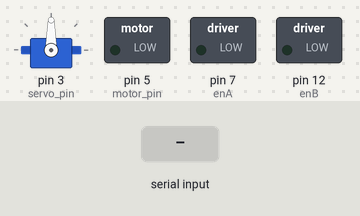
Simulated run of this sketch. Board: Arduino Uno, built with avr-gcc and run on an emulated ATmega328P. Shown: servo, switched loads named in the sketch (green lamp = pin HIGH). The inputs (shaded band) are chosen by the test bench.

Above: at 4.2 s.
4.3 s: "90,45,200\n" received over Serial
At 6.0 s:
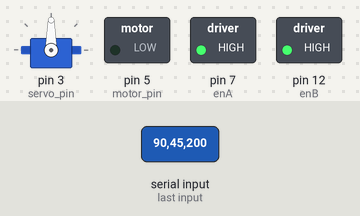
7.2 s: "30,150,10\n" received over Serial
At 9.9 s:
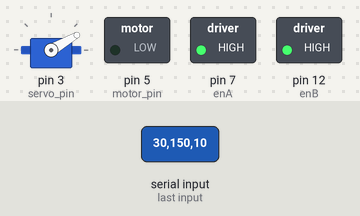
10.2 s: "5\n" received over Serial
At 13.8 s:
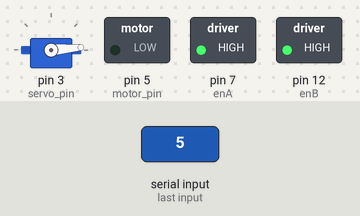
Timing chart, 0 to 15.3 s (numbered marks = the images above; inputs shaded):
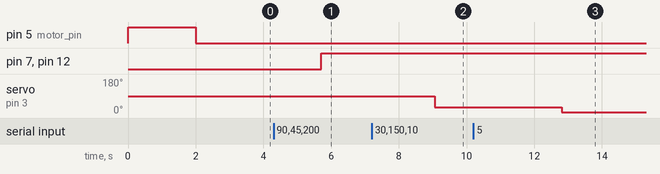

The sketch:

braille_servo_V6.ino
```cpp
#include <Servo.h>

Servo servo;
int servo_pin = 3;
int motor_pin = 5;
int servo_rotation_count = 0; // variable to count the number of times the servo has rotated
int enA = 7;         // Motor connections
int in1 = 8;
int in2 = 9;
int in3 = 10;
int in4 = 11;
int enB = 12;
bool servo_moved = false; // boolean variable to keep track of whether the servo has moved
bool roller_setup = true;

void move_emb_left(){
    digitalWrite(in1, LOW); // moves embosser to left a character
    digitalWrite(in2, HIGH);
    delay(1850);
}

void move_emb_right(){
    digitalWrite(in1, HIGH); // moves the embosser to the right a character
    digitalWrite(in2, LOW);
    delay(1850);
}

void all_left(){
    digitalWrite(in1, LOW); // moves embosser from right margin to left
    digitalWrite(in2, HIGH);
    delay(42000);
}

void all_right(){
    digitalWrite(in1, HIGH); // moves embosser from left margin to right
    digitalWrite(in2, LOW);
    delay(42000);
}

void stop_emb(){
    digitalWrite(in1, LOW); // stops the embosser
    digitalWrite(in2, LOW);
}


void move_up(){
    digitalWrite(in3, HIGH); // moves the embosser vertically up
    digitalWrite(in4, LOW);
    delay(250);
}

void move_down(){
    digitalWrite(in3, LOW); // moves the embosser into the paper
    digitalWrite(in4, HIGH);
    delay(250);
}

void stop_press(){
    digitalWrite(in3, LOW); // stops the presser
    digitalWrite(in4, LOW);
}

void setup() {
  // initialize serial communication
  Serial.begin(9600);

  // attach servo to pin
  servo.attach(servo_pin);

  // set motor pin as output
  pinMode(motor_pin, OUTPUT);

  // set pin 5 as output
  pinMode(5, OUTPUT);


}

void loop() {
  if (roller_setup){
    digitalWrite(motor_pin, HIGH); // activate motor pin
    delay(2000); // delay for a short period of time
    digitalWrite(motor_pin, LOW); // deactivate motor pin
    delay(1200); // delay for a short period of time
    roller_setup = false;
  }

  // wait for input from Python program
  if (Serial.available() > 0) {
    // read input from Python program
    String input = Serial.readString();

    // if input is a position, move servo to that position
    if (input.toInt() >= 0 && input.toInt() <= 180) {
      // move servo to desired position
      servo.write(input.toInt());
      delay(400);

      // increment servo rotation count
      servo_rotation_count++;

      // check if the servo has rotated 20 times
      if (servo_rotation_count == 20) {
        digitalWrite(motor_pin, HIGH); // activate motor pin
        delay(950); // delay for a short period of time
        digitalWrite(motor_pin, LOW); // deactivate motor pin
        delay(950); // delay for a short period of time
        servo_rotation_count = 0;
        all_right(); // Moves the embosser back to left margin
      }

      // execute other functions
      analogWrite(enA, 255);
      analogWrite(enB, 255);
      move_emb_left();
      stop_emb();

     if (input.toInt() != 0){ // moves the embosser up and down into the paper
      move_down();
      stop_press();
      move_up();
      stop_press();
      }
    }
  }
}
```

Measured:
- after the input at 4.3 s, pin 7 (enA), pin 12 (enB): LOW → HIGH after 1.4 s
- after the input at 7.2 s, servo on pin 3 (servo_pin): 90° → 30° after 1.9 s
- after the input at 10.2 s, servo on pin 3 (servo_pin): 30° → 5° after 2.6 s
